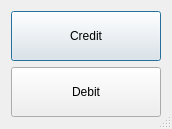
<?xml version="1.0" encoding="UTF-8"?>
<ui version="4.0">
 <class>debitCreditWindow</class>
 <widget class="QDialog" name="debitCreditWindow">
  <property name="windowModality">
   <enum>Qt::ApplicationModal</enum>
  </property>
  <property name="geometry">
   <rect>
    <x>0</x>
    <y>0</y>
    <width>172</width>
    <height>129</height>
   </rect>
  </property>
  <property name="maximumSize">
   <size>
    <width>172</width>
    <height>129</height>
   </size>
  </property>
  <property name="windowTitle">
   <string>Dialog</string>
  </property>
  <property name="sizeGripEnabled">
   <bool>true</bool>
  </property>
  <property name="modal">
   <bool>true</bool>
  </property>
  <layout class="QVBoxLayout" name="verticalLayout">
   <item>
    <widget class="QPushButton" name="creditButton">
     <property name="sizePolicy">
      <sizepolicy hsizetype="Maximum" vsizetype="Maximum">
       <horstretch>0</horstretch>
       <verstretch>0</verstretch>
      </sizepolicy>
     </property>
     <property name="minimumSize">
      <size>
       <width>150</width>
       <height>50</height>
      </size>
     </property>
     <property name="text">
      <string>Credit</string>
     </property>
    </widget>
   </item>
   <item>
    <widget class="QPushButton" name="debitButton">
     <property name="sizePolicy">
      <sizepolicy hsizetype="Maximum" vsizetype="Maximum">
       <horstretch>0</horstretch>
       <verstretch>0</verstretch>
      </sizepolicy>
     </property>
     <property name="minimumSize">
      <size>
       <width>150</width>
       <height>50</height>
      </size>
     </property>
     <property name="text">
      <string>Debit</string>
     </property>
    </widget>
   </item>
  </layout>
 </widget>
 <resources/>
 <connections/>
</ui>
